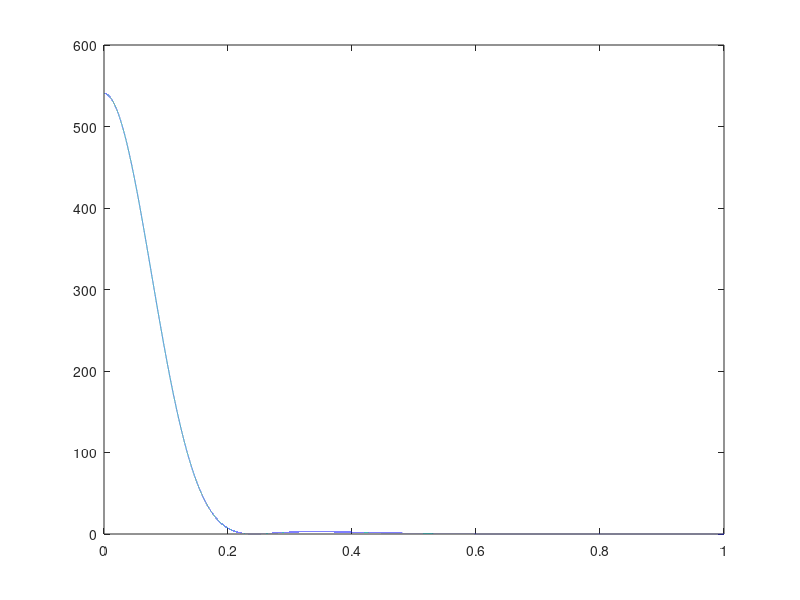

Source code (MATLAB):
clear;
alpha=[0.2980,1.242567,5.782948,38.475];
H=[];
S=[];
Q=[];
for i=1:4
    for j=1:4
        for k=1:4
            for l=1:4
                Q(i,j,k,l)=2*pi^2.5/((alpha(i)+alpha(j))*(alpha(k)+alpha(l))*(sum(alpha))^0.5);
                H(i,j)=3*alpha(1)*alpha(j)*pi()^1.5/(alpha(1)+alpha(j))^2.5;
                S(i,j)=(pi/(alpha(i)+alpha(j)))^1.5;
            end
        end
    end
end
Cp=rand(4);
Cp1=Cp(:,1);
n=(Cp1.*S.*Cp1)^0.5;
Cp1=Cp1./n;
Cp2=zeros(1,4);
F=[];
while norm(Cp1-Cp2)>10^-8
    for i=1:4
        for j=1:4
            for k=1:4
                for l=1:4
                    F(i,j)=H(i,j)+Q(i,j,k,l)*Cp1(k)*Cp1(l);
                end
            end
        end
    end
    Cp2=Cp1;
    [V,E]=eig(F);
    Cp1=V(:,4);
    n=(Cp1.*S.*Cp1)^0.5;
    Cp1=Cp1./n;
end
y=[];
o=[];
for x=0:10^-5:1
    a=(Cp1(1)*exp(-alpha(1)*x^2)+Cp1(2)*exp(-alpha(2)*x^2)+Cp1(3)*exp(-alpha(3)*x^2)+Cp1(4)*exp(-alpha(4)*x^2))^2;
    y=[y a];
    o=[o x];
end
plot(o,y)

hold on